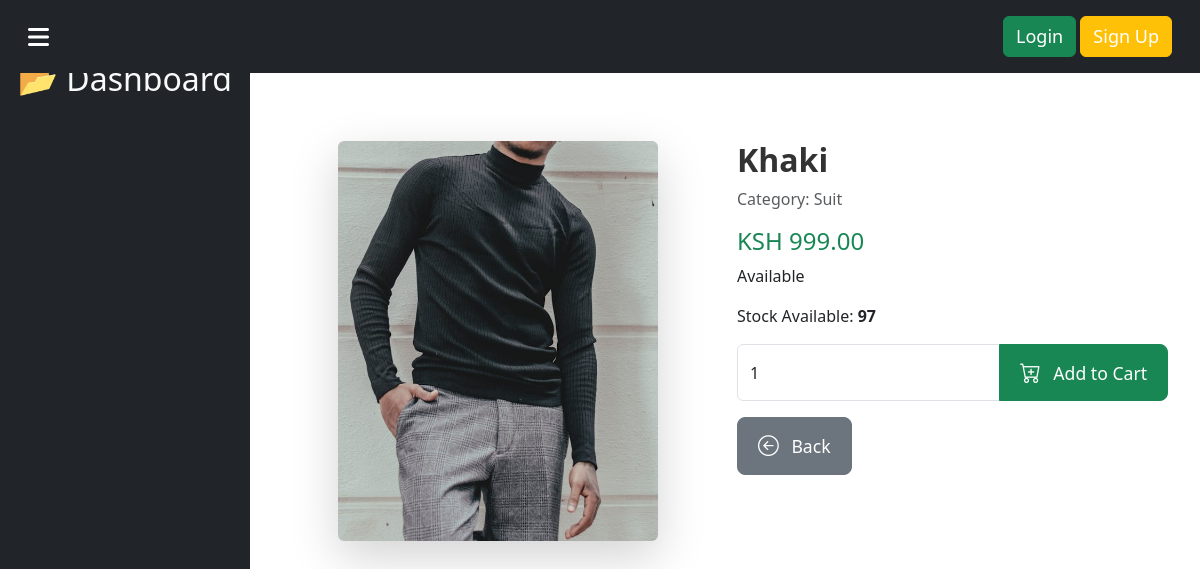
Screenshot of /inventory/products/14/ with the database file from the repository.
### inventory/models.py (models this page shows, shortened)
class Product(models.Model):
    name = models.CharField(max_length=100)
    sku = models.CharField(max_length=50, unique=True)
    category = models.ForeignKey(Category, on_delete=models.PROTECT, related_name="products")
    supplier = models.ForeignKey(Supplier, on_delete=models.SET_NULL, null=True, blank=True, related_name="supplied_products")
    description = models.TextField(null=True, blank=True)
    quantity = models.PositiveIntegerField(default=0)  # ✅ Add quantity field
    price = models.DecimalField(max_digits=10, decimal_places=2)
    image = models.ImageField(upload_to='product_images/', null=True, blank=True)
    created_at = models.DateTimeField(auto_now_add=True)
    updated_at = models.DateTimeField(auto_now=True)
    def get_available_stock(self):
        total_stock = self.stock_entries.aggregate(total_stock=Sum('quantity'))['total_stock']
        return total_stock or 0

class Category(models.Model):
    name = models.CharField(max_length=100, unique=True)
    description = models.TextField(null=True, blank=True)

### inventory/views.py (the view)
# urls.py: path('products/<int:product_id>/', product_detail, name='product_detail'),
def product_detail(request, product_id):
    product = get_object_or_404(Product, id=product_id)
    return render(request, 'inventory/customer/product_detail.html', {'product': product})

### inventory/templates/inventory/customer/product_detail.html (shortened to what this page needs)
{% extends 'base.html' %}
{% block content %}
<link rel="stylesheet" href="https://cdn.jsdelivr.net/npm/bootstrap-icons/font/bootstrap-icons.css">
<div class="container mt-5">
    <div class="row">
        <div class="col-md-6 text-center">
            <img src="{{ product.image.url }}" class="img-fluid rounded shadow-lg" alt="{{ product.name }}" style="max-height: 400px; object-fit: contain;">
        </div>
        <div class="col-md-6">
            <h2 class="product-title">{{ product.name }}</h2>
            <p class="text-muted">Category: {{ product.category.name }}</p>
            <h4 class="text-success">KSH {{ product.price }}</h4>
            <p>{{ product.description }}</p>
            <p>Stock Available: <strong>{{ product.get_available_stock }}</strong></p>
            <form action="{% url 'order:add_to_cart' product.id %}" method="POST">
                <div class="input-group mb-3">
                    <input type="number" name="quantity" class="form-control" value="1" min="1" max="{{ product.get_available_stock }}" required>
                    <button type="submit" class="btn btn-success btn-lg">
                        <i class="bi bi-cart-plus"></i> Add to Cart
                    </button>
                </div>
            </form>
            <a href="{% url 'inventory:browse_products' %}" class="btn btn-secondary btn-lg">
                <i class="bi bi-arrow-left-circle"></i> Back
            </a>
        </div>
    </div>
</div>
{% endblock %}

### inventory/templates/inventory/customer/product_detail.html (style rules this page uses)
.product-title { font-size: 2rem; font-weight: bold; color: #333; }
.btn-lg { padding: 12px 20px; font-size: 1.1rem; }
.btn i { font-size: 1.3rem; margin-right: 8px; }
.img-fluid { max-width: 100%; height: auto; border-radius: 15px; }

### rows the page displays
Product: image (picture), name "Khaki", category.name "Suit", price "999.00", description "Available", get_available_stock "97"
